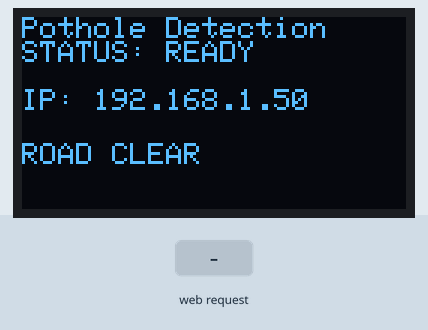
A sketch run on a simulated Arduino Nano 33 IoT. Shown: 128×64 one-colour display. Inputs (shaded band) come from the test bench. WiFi joins after 1.5 s; servers stay silent unless stated.

Above: at 4.7 s.
4.8 s: HTTP request GET /warn received
At 5.4 s:
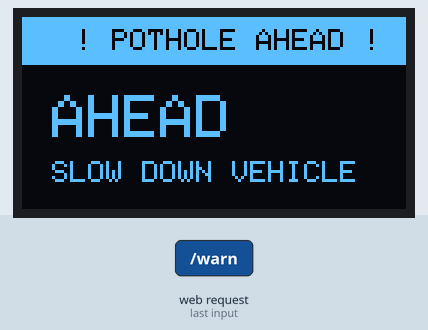
6.3 s: HTTP request GET /clear received
At 7.7 s:
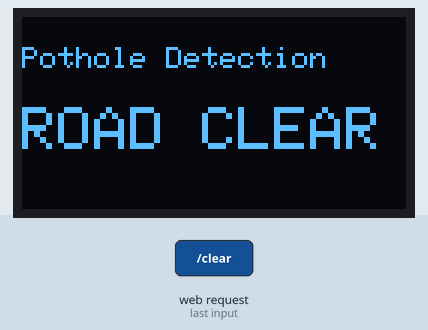
Timing chart, 0 to 9.3 s (numbered marks = the images above; inputs shaded):
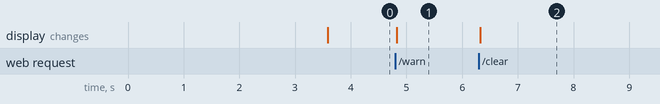

Measured:
- after the input at 4.8 s, the display: changes at once (image 1)
- after the input at 6.3 s, the display: changes at once (image 2)

The sketch:

arduino_nano_oled.ino
```cpp
/*
  Pothole Detection System — Arduino Nano 33 IoT Warning Receiver
  Hardware:
  - Arduino Nano 33 IoT (Wi-Fi Enabled)
  - 0.96-inch I2C OLED Display (SSD1306, Address 0x3C)
    * VCC -> 3.3V
    * GND -> GND
    * SDA -> A4 (SDA)
    * SCL -> A5 (SCL)

  The Raspberry Pi sends warning commands over local Wi-Fi:
  - GET /warn?dist=50cm&severity=high&id=PH-01
  - GET /clear
  - GET /ping
*/

#include <WiFiNINA.h>
#include <Wire.h>
#include <Adafruit_GFX.h>
#include <Adafruit_SSD1306.h>

#define SCREEN_WIDTH 128
#define SCREEN_HEIGHT 64
#define OLED_RESET -1
Adafruit_SSD1306 display(SCREEN_WIDTH, SCREEN_HEIGHT, &Wire, OLED_RESET);

// Wi-Fi Credentials
char ssid[] = "YOUR_WIFI_SSID";
char pass[] = "YOUR_WIFI_PASSWORD";

WiFiServer server(80);

void setup() {
  Serial.begin(115200);

  // Initialize OLED Display
  if (!display.begin(SSD1306_SWITCHCAPVCC, 0x3C)) {
    Serial.println(F("OLED init failed"));
  }
  display.clearDisplay();
  display.setTextColor(SSD1306_WHITE);
  display.setTextSize(1);
  display.setCursor(0, 10);
  display.println(F("Pothole Detection"));
  display.println(F("System Nano 33 IoT"));
  display.println(F("Connecting Wi-Fi..."));
  display.display();

  // Connect to Wi-Fi
  int status = WL_IDLE_STATUS;
  while (status != WL_CONNECTED) {
    status = WiFi.begin(ssid, pass);
    delay(2000);
  }

  server.begin();

  // Display Ready Screen with Local IP
  display.clearDisplay();
  display.setCursor(0, 0);
  display.println(F("Pothole Detection"));
  display.println(F("STATUS: READY"));
  display.setCursor(0, 24);
  display.print(F("IP: "));
  display.println(WiFi.localIP());
  display.setCursor(0, 42);
  display.println(F("ROAD CLEAR"));
  display.display();
}

void loop() {
  WiFiClient client = server.available();
  if (client) {
    String request = "";
    while (client.connected()) {
      if (client.available()) {
        char c = client.read();
        request += c;
        if (c == '\n') break;
      }
    }

    // Handle incoming HTTP request
    if (request.indexOf("GET /warn") >= 0) {
      int distIdx = request.indexOf("dist=");
      String distStr = "AHEAD";
      if (distIdx > 0) {
        int endIdx = request.indexOf("&", distIdx);
        if (endIdx < 0) endIdx = request.indexOf(" ", distIdx);
        distStr = request.substring(distIdx + 5, endIdx);
        // Clean URL encoded characters if any
        distStr.replace("%20", " ");
      }

      // Display Warning on OLED
      display.clearDisplay();
      display.fillRect(0, 0, 128, 16, SSD1306_WHITE);
      display.setTextColor(SSD1306_BLACK);
      display.setTextSize(1);
      display.setCursor(18, 4);
      display.println(F("! POTHOLE AHEAD !"));

      display.setTextColor(SSD1306_WHITE);
      display.setCursor(10, 26);
      display.setTextSize(2);
      display.print(distStr);

      display.setTextSize(1);
      display.setCursor(10, 48);
      display.println(F("SLOW DOWN VEHICLE"));
      display.display();

      client.println("HTTP/1.1 200 OK\r\nContent-Type: text/plain\r\n\r\nWARN_DISPLAYED");

    } else if (request.indexOf("GET /clear") >= 0) {
      display.clearDisplay();
      display.setTextColor(SSD1306_WHITE);
      display.setTextSize(1);
      display.setCursor(0, 10);
      display.println(F("Pothole Detection"));
      display.setTextSize(2);
      display.setCursor(0, 30);
      display.println(F("ROAD CLEAR"));
      display.display();

      client.println("HTTP/1.1 200 OK\r\nContent-Type: text/plain\r\n\r\nCLEARED");

    } else if (request.indexOf("GET /ping") >= 0) {
      client.println("HTTP/1.1 200 OK\r\nContent-Type: text/plain\r\n\r\nPONG");
    } else {
      client.println("HTTP/1.1 200 OK\r\nContent-Type: text/plain\r\n\r\nREADY");
    }

    delay(5);
    client.stop();
  }
}
```
